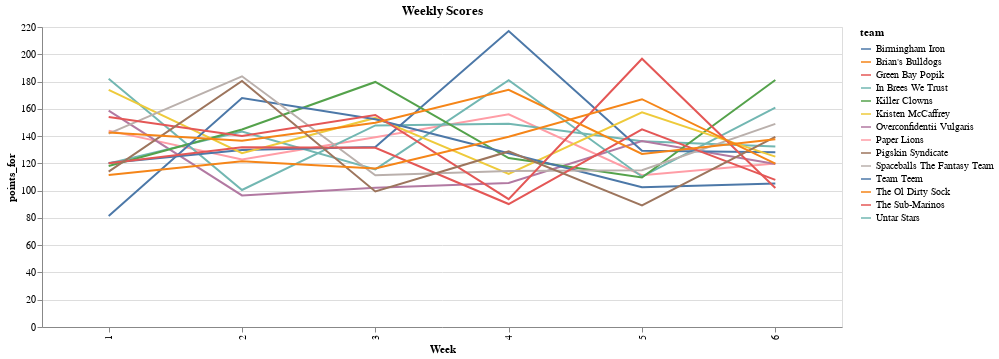

This figure's notebook cell:
### Code cell
(
    alt.Chart(wide_form)
        .mark_line()
        .encode(x='Week:O', y='points_for:Q', color='team:N')
        .properties(width=800, height=300, title='Weekly Scores')
)

### Figure 1 — Vega-Lite specification as saved in the notebook (floating-point values rounded to 4 significant figures)
{"config": {"view": {"continuousWidth": 400, "continuousHeight": 300}}, "data": {"name": "data-82ee089deca5b3aa290eb2e1e7836066"}, "mark": "line", "encoding": {"color": {"type": "nominal", "field": "team"}, "x": {"type": "ordinal", "field": "Week"}, "y": {"type": "quantitative", "field": "points_for"}}, "height": 300, "title": "Weekly Scores", "width": 800, "$schema": "https://vega.github.io/schema/vega-lite/v4.8.1.json", "datasets": {"data-82ee089deca5b3aa290eb2e1e7836066": [{"Week": 1, "team": "Paper Lions", "points_for": 144.0}, {"Week": 2, "team": "Paper Lions", "points_for": 122.8}, {"Week": 3, "team": "Paper Lions", "points_for": 139.1}, {"Week": 4, "team": "Paper Lions", "points_for": 156.0}, {"Week": 5, "team": "Paper Lions", "points_for": 111.3}, {"Week": 6, "team": "Paper Lions", "points_for": 119.9}, {"Week": 1, "team": "In Brees We Trust", "points_for": 182.0}, {"Week": 2, "team": "In Brees We Trust", "points_for": 100.5}, {"Week": 3, "team": "In Brees We Trust", "points_for": 147.8}, {"Week": 4, "team": "In Brees We Trust", "points_for": 149.1}, {"Week": 5, "team": "In Brees We Trust", "points_for": 136.3}, {"Week": 6, "team": "In Brees We Trust", "points_for": 132.4}, {"Week": 1, "team": "Overconfidentii Vulgaris", "points_for": 158.6}, {"Week": 2, "team": "Overconfidentii Vulgaris", "points_for": 96.49}, {"Week": 3, "team": "Overconfidentii Vulgaris", "points_for": 102.1}, {"Week": 4, "team": "Overconfidentii Vulgaris", "points_for": 105.7}, {"Week": 5, "team": "Overconfidentii Vulgaris", "points_for": 136.4}, {"Week": 6, "team": "Overconfidentii Vulgaris", "points_for": 119.6}, {"Week": 1, "team": "Untar Stars", "points_for": 120.0}, {"Week": 2, "team": "Untar Stars", "points_for": 143.4}, {"Week": 3, "team": "Untar Stars", "points_for": 115.6}, {"Week": 4, "team": "Untar Stars", "points_for": 180.9}, {"Week": 5, "team": "Untar Stars", "points_for": 110.2}, {"Week": 6, "team": "Untar Stars", "points_for": 160.8}, {"Week": 1, "team": "Birmingham Iron", "points_for": 120.2}, {"Week": 2, "team": "Birmingham Iron", "points_for": 129.8}, {"Week": 3, "team": "Birmingham Iron", "points_for": 132.0}, {"Week": 4, "team": "Birmingham Iron", "points_for": 217.1}, {"Week": 5, "team": "Birmingham Iron", "points_for": 129.2}, {"Week": 6, "team": "Birmingham Iron", "points_for": 128.1}, {"Week": 1, "team": "Killer Clowns", "points_for": 118.1}, {"Week": 2, "team": "Killer Clowns", "points_for": 144.8}, {"Week": 3, "team": "Killer Clowns", "points_for": 179.7}, {"Week": 4, "team": "Killer Clowns", "points_for": 123.9}, {"Week": 5, "team": "Killer Clowns", "points_for": 109.7}, {"Week": 6, "team": "Killer Clowns", "points_for": 181.2}, {"Week": 1, "team": "Kristen McCaffrey", "points_for": 173.9}, {"Week": 2, "team": "Kristen McCaffrey", "points_for": 127.5}, {"Week": 3, "team": "Kristen McCaffrey", "points_for": 153.3}, {"Week": 4, "team": "Kristen McCaffrey", "points_for": 112.2}, {"Week": 5, "team": "Kristen McCaffrey", "points_for": 157.4}, {"Week": 6, "team": "Kristen McCaffrey", "points_for": 125.0}, {"Week": 1, "team": "Team Teem", "points_for": 81.45}, {"Week": 2, "team": "Team Teem", "points_for": 167.9}, {"Week": 3, "team": "Team Teem", "points_for": 152.4}, {"Week": 4, "team": "Team Teem", "points_for": 127.4}, {"Week": 5, "team": "Team Teem", "points_for": 102.5}, {"Week": 6, "team": "Team Teem", "points_for": 105.2}, {"Week": 1, "team": "Spaceballs The Fantasy Team", "points_for": 141.8}, {"Week": 2, "team": "Spaceballs The Fantasy Team", "points_for": 183.8}, {"Week": 3, "team": "Spaceballs The Fantasy Team", "points_for": 111.2}, {"Week": 4, "team": "Spaceballs The Fantasy Team", "points_for": 114.4}, {"Week": 5, "team": "Spaceballs The Fantasy Team", "points_for": 115.0}, {"Week": 6, "team": "Spaceballs The Fantasy Team", "points_for": 148.9}, {"Week": 1, "team": "Green Bay Popik", "points_for": 154.0}, {"Week": 2, "team": "Green Bay Popik", "points_for": 140.1}, {"Week": 3, "team": "Green Bay Popik", "points_for": 155.4}, {"Week": 4, "team": "Green Bay Popik", "points_for": 93.74}, {"Week": 5, "team": "Green Bay Popik", "points_for": 196.7}, {"Week": 6, "team": "Green Bay Popik", "points_for": 102.0}, {"Week": 1, "team": "The Sub-Marinos", "points_for": 120.1}, {"Week": 2, "team": "The Sub-Marinos", "points_for": 131.8}, {"Week": 3, "team": "The Sub-Marinos", "points_for": 131.4}, {"Week": 4, "team": "The Sub-Marinos", "points_for": 90.18}, {"Week": 5, "team": "The Sub-Marinos", "points_for": 145.0}, {"Week": 6, "team": "The Sub-Marinos", "points_for": 107.8}, {"Week": 1, "team": "Pigskin Syndicate", "points_for": 113.9}, {"Week": 2, "team": "Pigskin Syndicate", "points_for": 180.4}, {"Week": 3, "team": "Pigskin Syndicate", "points_for": 99.42}, {"Week": 4, "team": "Pigskin Syndicate", "points_for": 128.8}, {"Week": 5, "team": "Pigskin Syndicate", "points_for": 89.14}, {"Week": 6, "team": "Pigskin Syndicate", "points_for": 139.5}, {"Week": 1, "team": "Brian's Bulldogs", "points_for": 142.6}, {"Week": 2, "team": "Brian's Bulldogs", "points_for": 136.5}, {"Week": 3, "team": "Brian's Bulldogs", "points_for": 149.8}, {"Week": 4, "team": "Brian's Bulldogs", "points_for": 174.0}, {"Week": 5, "team": "Brian's Bulldogs", "points_for": 126.9}, {"Week": 6, "team": "Brian's Bulldogs", "points_for": 137.7}, {"Week": 1, "team": "The Ol Dirty Sock", "points_for": 111.5}, {"Week": 2, "team": "The Ol Dirty Sock", "points_for": 121.5}, {"Week": 3, "team": "The Ol Dirty Sock", "points_for": 116.3}, {"Week": 4, "team": "The Ol Dirty Sock", "points_for": 139.5}, {"Week": 5, "team": "The Ol Dirty Sock", "points_for": 167.1}, {"Week": 6, "team": "The Ol Dirty Sock", "points_for": 119.9}]}}
